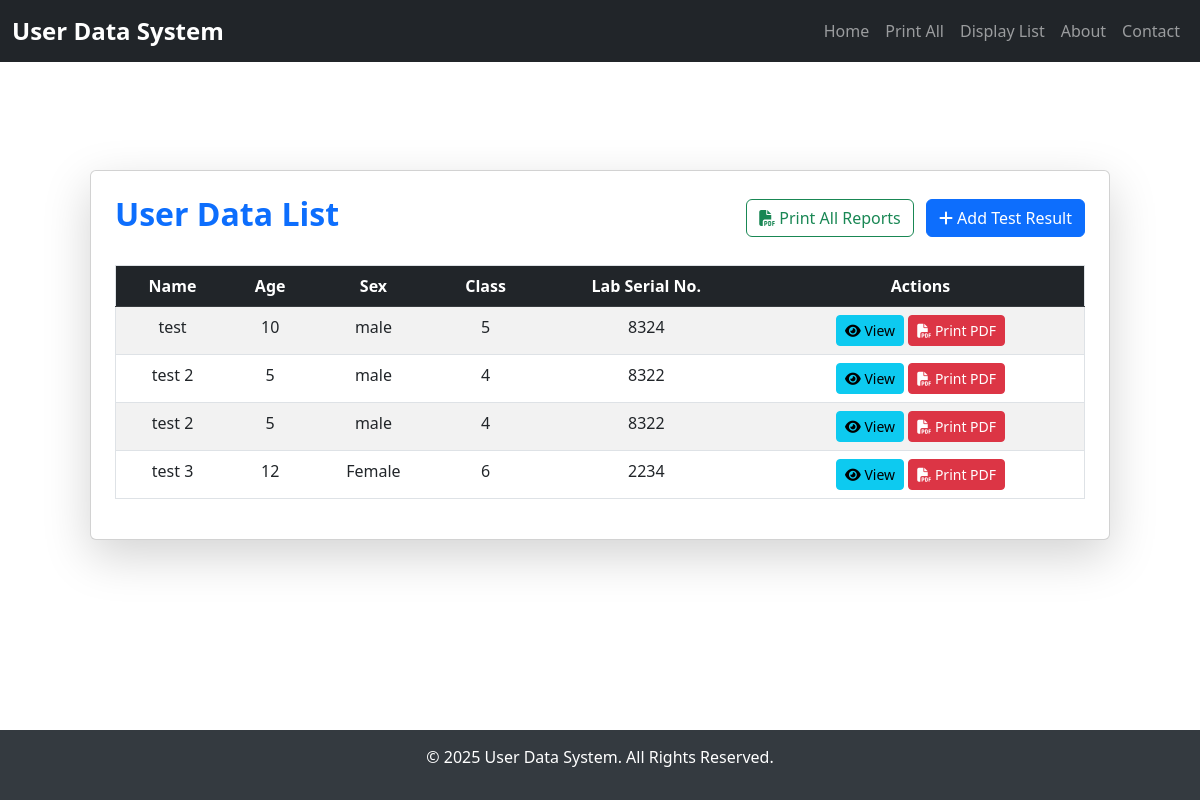
/users/, run on the app's committed database.
### data_handler/models.py (models this page shows, shortened)
class UserData(models.Model):
    name = models.CharField(max_length=255)
    age = models.IntegerField()
    sex = models.CharField(max_length=10)
    user_class = models.CharField(max_length=50)
    lab_serial = models.CharField(max_length=20)

### data_handler/views.py (the view)
# urls.py: path("users/", views.user_data_list, name="user_data_list"),
def user_data_list(request):
    users = UserData.objects.all()
    return render(request, "data_handler/user_data_list.html", {"users": users})

### data_handler/templates/data_handler/user_data_list.html (shortened to what this page needs)
{% extends "data_handler/base.html" %}
{% block content %}
<div class="container mt-5">
    <div class="card shadow-lg p-4">
        <div class="d-flex justify-content-between align-items-center mb-4">
            <h2 class="text-primary fw-bold">User Data List</h2>
            <div>
                <a href="{% url 'generate_all_pdfs' %}" class="btn btn-outline-success me-2">
                    <i class="fas fa-file-pdf"></i> Print All Reports
                </a>
                <a href="{% url 'collect_user_data' %}" class="btn btn-primary">
                    <i class="fas fa-plus"></i> Add Test Result
                </a>
            </div>
        </div>
        <div class="table-responsive">
            <table class="table table-striped table-hover border">
                <thead class="table-dark text-center">
                    <tr>
                        <th>Name</th>
                        <th>Age</th>
                        <th>Sex</th>
                        <th>Class</th>
                        <th>Lab Serial No.</th>
                        <th>Actions</th>
                    </tr>
                </thead>
                <tbody>
                    {% for user in users %}
                    <tr class="text-center">
                        <td>{{ user.name }}</td>
                        <td>{{ user.age }}</td>
                        <td>{{ user.sex }}</td>
                        <td>{{ user.user_class }}</td>
                        <td>{{ user.lab_serial }}</td>
                        <td>
                            <a href="{% url 'user_detail' user.id %}" class="btn btn-sm btn-info">
                                <i class="fas fa-eye"></i> View
                            </a>
                            <a href="{% url 'generate_pdf' user.id %}" class="btn btn-sm btn-danger">
                                <i class="fas fa-file-pdf"></i> Print PDF
                            </a>
                        </td>
                    </tr>
                    {% empty %}
                    <tr>
                        <td colspan="6" class="text-center text-muted fw-bold py-3">
                            <i class="fas fa-exclamation-circle"></i> No user data available.
                        </td>
                    </tr>
                    {% endfor %}
                </tbody>
            </table>
        </div>
    </div>
</div>
{% endblock %}

### data_handler/templates/data_handler/base.html (style rules this page uses)
body, html { height: 100%; margin: 0; display: flex; flex-direction: column; }
.container { flex-grow: 1; padding: 30px; }

### data on the page
UserData: name "test", age "10", sex "male", user_class "5", lab_serial "8324"
UserData: name "test 2", age "5", sex "male", user_class "4", lab_serial "8322"
UserData: name "test 2", age "5", sex "male", user_class "4", lab_serial "8322"
UserData: name "test 3", age "12", sex "Female", user_class "6", lab_serial "2234"
